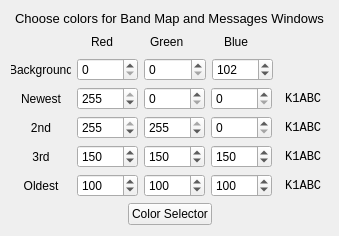
     <widget class="QWidget" name="tab_4">
      <attribute name="title">
       <string>Colors</string>
      </attribute>
      <layout class="QGridLayout" name="gridLayout_5">
       <item row="0" column="0">
        <layout class="QVBoxLayout" name="verticalLayout_10">
         <item>
          <widget class="QLabel" name="label_14">
           <property name="font">
            <font>
             <pointsize>10</pointsize>
            </font>
           </property>
           <property name="text">
            <string>Choose colors for Band Map and Messages Windows</string>
           </property>
           <property name="alignment">
            <set>Qt::AlignmentFlag::AlignCenter</set>
           </property>
          </widget>
         </item>
         <item>
          <layout class="QHBoxLayout" name="horizontalLayout_17">
           <item>
            <spacer name="horizontalSpacer_17">
             <property name="orientation">
              <enum>Qt::Orientation::Horizontal</enum>
             </property>
             <property name="sizeType">
              <enum>QSizePolicy::Policy::Fixed</enum>
             </property>
             <property name="sizeHint" stdset="0">
              <size>
               <width>80</width>
               <height>20</height>
              </size>
             </property>
            </spacer>
           </item>
           <item>
            <widget class="QLabel" name="label_20">
             <property name="text">
              <string>Red</string>
             </property>
            </widget>
           </item>
           <item>
            <spacer name="horizontalSpacer_19">
             <property name="orientation">
              <enum>Qt::Orientation::Horizontal</enum>
             </property>
             <property name="sizeType">
              <enum>QSizePolicy::Policy::Fixed</enum>
             </property>
             <property name="sizeHint" stdset="0">
              <size>
               <width>31</width>
               <height>20</height>
              </size>
             </property>
            </spacer>
           </item>
           <item>
            <widget class="QLabel" name="label_21">
             <property name="text">
              <string>Green</string>
             </property>
            </widget>
           </item>
           <item>
            <spacer name="horizontalSpacer_20">
             <property name="orientation">
              <enum>Qt::Orientation::Horizontal</enum>
             </property>
             <property name="sizeType">
              <enum>QSizePolicy::Policy::Fixed</enum>
             </property>
             <property name="sizeHint" stdset="0">
              <size>
               <width>34</width>
               <height>20</height>
              </size>
             </property>
            </spacer>
           </item>
           <item>
            <widget class="QLabel" name="label_22">
             <property name="text">
              <string>Blue</string>
             </property>
            </widget>
           </item>
           <item>
            <spacer name="horizontalSpacer_18">
             <property name="orientation">
              <enum>Qt::Orientation::Horizontal</enum>
             </property>
             <property name="sizeType">
              <enum>QSizePolicy::Policy::Fixed</enum>
             </property>
             <property name="sizeHint" stdset="0">
              <size>
               <width>80</width>
               <height>20</height>
              </size>
             </property>
            </spacer>
           </item>
          </layout>
         </item>
         <item>
          <layout class="QHBoxLayout" name="horizontalLayout_11">
           <item>
            <widget class="QLabel" name="label_15">
             <property name="maximumSize">
              <size>
               <width>60</width>
               <height>16777215</height>
              </size>
             </property>
             <property name="text">
              <string>Background</string>
             </property>
             <property name="alignment">
              <set>Qt::AlignmentFlag::AlignCenter</set>
             </property>
            </widget>
           </item>
           <item>
            <widget class="QSpinBox" name="sbBackgroundRed">
             <property name="maximum">
              <number>255</number>
             </property>
            </widget>
           </item>
           <item>
            <widget class="QSpinBox" name="sbBackgroundGreen">
             <property name="maximum">
              <number>255</number>
             </property>
            </widget>
           </item>
           <item>
            <widget class="QSpinBox" name="sbBackgroundBlue">
             <property name="maximum">
              <number>255</number>
             </property>
             <property name="value">
              <number>102</number>
             </property>
            </widget>
           </item>
           <item>
            <spacer name="horizontalSpacer_14">
             <property name="orientation">
              <enum>Qt::Orientation::Horizontal</enum>
             </property>
             <property name="sizeType">
              <enum>QSizePolicy::Policy::Fixed</enum>
             </property>
             <property name="sizeHint" stdset="0">
              <size>
               <width>55</width>
               <height>20</height>
              </size>
             </property>
            </spacer>
           </item>
          </layout>
         </item>
         <item>
          <layout class="QHBoxLayout" name="horizontalLayout_12">
           <item>
            <widget class="QLabel" name="label_16">
             <property name="maximumSize">
              <size>
               <width>60</width>
               <height>16777215</height>
              </size>
             </property>
             <property name="text">
              <string>Newest</string>
             </property>
             <property name="alignment">
              <set>Qt::AlignmentFlag::AlignCenter</set>
             </property>
            </widget>
           </item>
           <item>
            <widget class="QSpinBox" name="sbRed0">
             <property name="maximum">
              <number>255</number>
             </property>
             <property name="value">
              <number>255</number>
             </property>
            </widget>
           </item>
           <item>
            <widget class="QSpinBox" name="sbGreen0">
             <property name="maximum">
              <number>255</number>
             </property>
            </widget>
           </item>
           <item>
            <widget class="QSpinBox" name="sbBlue0">
             <property name="maximum">
              <number>255</number>
             </property>
            </widget>
           </item>
           <item>
            <widget class="QLabel" name="lab0">
             <property name="sizePolicy">
              <sizepolicy hsizetype="Fixed" vsizetype="Preferred">
               <horstretch>0</horstretch>
               <verstretch>0</verstretch>
              </sizepolicy>
             </property>
             <property name="maximumSize">
              <size>
               <width>50</width>
               <height>16777215</height>
              </size>
             </property>
             <property name="font">
              <font>
               <family>Courier New</family>
               <pointsize>9</pointsize>
              </font>
             </property>
             <property name="text">
              <string> K1ABC</string>
             </property>
            </widget>
           </item>
          </layout>
         </item>
         <item>
          <layout class="QHBoxLayout" name="horizontalLayout_13">
           <item>
            <widget class="QLabel" name="label_17">
             <property name="maximumSize">
              <size>
               <width>60</width>
               <height>16777215</height>
              </size>
             </property>
             <property name="text">
              <string>2nd</string>
             </property>
             <property name="alignment">
              <set>Qt::AlignmentFlag::AlignCenter</set>
             </property>
            </widget>
           </item>
           <item>
            <widget class="QSpinBox" name="sbRed1">
             <property name="maximum">
              <number>255</number>
             </property>
             <property name="value">
              <number>255</number>
             </property>
            </widget>
           </item>
           <item>
            <widget class="QSpinBox" name="sbGreen1">
             <property name="maximum">
              <number>255</number>
             </property>
             <property name="value">
              <number>255</number>
             </property>
            </widget>
           </item>
           <item>
            <widget class="QSpinBox" name="sbBlue1">
             <property name="maximum">
              <number>255</number>
             </property>
            </widget>
           </item>
           <item>
            <widget class="QLabel" name="lab1">
             <property name="sizePolicy">
              <sizepolicy hsizetype="Fixed" vsizetype="Preferred">
               <horstretch>0</horstretch>
               <verstretch>0</verstretch>
              </sizepolicy>
             </property>
             <property name="maximumSize">
              <size>
               <width>50</width>
               <height>16777215</height>
              </size>
             </property>
             <property name="font">
              <font>
               <family>Courier New</family>
               <pointsize>9</pointsize>
              </font>
             </property>
             <property name="text">
              <string> K1ABC</string>
             </property>
            </widget>
           </item>
          </layout>
         </item>
         <item>
          <layout class="QHBoxLayout" name="horizontalLayout_14">
           <item>
            <widget class="QLabel" name="label_18">
             <property name="maximumSize">
              <size>
               <width>60</width>
               <height>16777215</height>
              </size>
             </property>
             <property name="text">
              <string>3rd</string>
             </property>
             <property name="alignment">
              <set>Qt::AlignmentFlag::AlignCenter</set>
             </property>
            </widget>
           </item>
           <item>
            <widget class="QSpinBox" name="sbRed2">
             <property name="maximum">
              <number>255</number>
             </property>
             <property name="value">
              <number>150</number>
             </property>
            </widget>
           </item>
           <item>
            <widget class="QSpinBox" name="sbGreen2">
             <property name="maximum">
              <number>255</number>
             </property>
             <property name="value">
              <number>150</number>
             </property>
            </widget>
           </item>
           <item>
            <widget class="QSpinBox" name="sbBlue2">
             <property name="maximum">
              <number>255</number>
             </property>
             <property name="value">
              <number>150</number>
             </property>
            </widget>
           </item>
           <item>
            <widget class="QLabel" name="lab2">
             <property name="sizePolicy">
              <sizepolicy hsizetype="Fixed" vsizetype="Preferred">
               <horstretch>0</horstretch>
               <verstretch>0</verstretch>
              </sizepolicy>
             </property>
             <property name="maximumSize">
              <size>
               <width>50</width>
               <height>16777215</height>
              </size>
             </property>
             <property name="font">
              <font>
               <family>Courier New</family>
               <pointsize>9</pointsize>
              </font>
             </property>
             <property name="text">
              <string> K1ABC</string>
             </property>
            </widget>
           </item>
          </layout>
         </item>
         <item>
          <layout class="QHBoxLayout" name="horizontalLayout_15">
           <item>
            <widget class="QLabel" name="label_19">
             <property name="maximumSize">
              <size>
               <width>60</width>
               <height>16777215</height>
              </size>
             </property>
             <property name="text">
              <string>Oldest</string>
             </property>
             <property name="alignment">
              <set>Qt::AlignmentFlag::AlignCenter</set>
             </property>
            </widget>
           </item>
           <item>
            <widget class="QSpinBox" name="sbRed3">
             <property name="maximum">
              <number>255</number>
             </property>
             <property name="value">
              <number>100</number>
             </property>
            </widget>
           </item>
           <item>
            <widget class="QSpinBox" name="sbGreen3">
             <property name="maximum">
              <number>255</number>
             </property>
             <property name="value">
              <number>100</number>
             </property>
            </widget>
           </item>
           <item>
            <widget class="QSpinBox" name="sbBlue3">
             <property name="maximum">
              <number>255</number>
             </property>
             <property name="value">
              <number>100</number>
             </property>
            </widget>
           </item>
           <item>
            <widget class="QLabel" name="lab3">
             <property name="sizePolicy">
              <sizepolicy hsizetype="Fixed" vsizetype="Preferred">
               <horstretch>0</horstretch>
               <verstretch>0</verstretch>
              </sizepolicy>
             </property>
             <property name="maximumSize">
              <size>
               <width>50</width>
               <height>16777215</height>
              </size>
             </property>
             <property name="font">
              <font>
               <family>Courier New</family>
               <pointsize>9</pointsize>
              </font>
             </property>
             <property name="text">
              <string> K1ABC</string>
             </property>
            </widget>
           </item>
          </layout>
         </item>
         <item>
          <layout class="QHBoxLayout" name="horizontalLayout_16">
           <item>
            <spacer name="horizontalSpacer_15">
             <property name="orientation">
              <enum>Qt::Orientation::Horizontal</enum>
             </property>
             <property name="sizeHint" stdset="0">
              <size>
               <width>40</width>
               <height>20</height>
              </size>
             </property>
            </spacer>
           </item>
           <item>
            <widget class="QPushButton" name="pushButton_5">
             <property name="text">
              <string>Color Selector</string>
             </property>
            </widget>
           </item>
           <item>
            <spacer name="horizontalSpacer_16">
             <property name="orientation">
              <enum>Qt::Orientation::Horizontal</enum>
             </property>
             <property name="sizeHint" stdset="0">
              <size>
               <width>40</width>
               <height>20</height>
              </size>
             </property>
            </spacer>
           </item>
          </layout>
         </item>
        </layout>
       </item>
      </layout>
     </widget>
